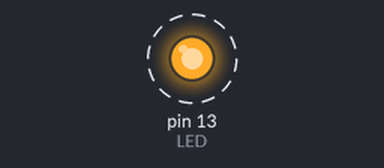
The sketch below on a simulated Arduino Uno, built with avr-gcc and run on an emulated ATmega328P. Parts: output pins drawn as LEDs (lit = HIGH). Dashed ring = blinking.

Above: at 0.5 s.
Timing chart, 0 to 4.6 s (numbered marks = the images above):
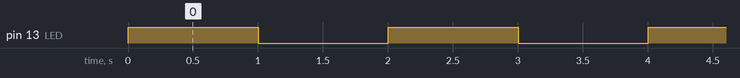

The sketch:

p002-blink-rates.ino
```cpp
// Project 2: Blink Rates
// One light, four messages. Change MODE, upload, and watch.
// Board: Arduino Uno R3. No extra parts.

const int LED = LED_BUILTIN;

// Pick the message the light sends:
// 1 = steady on   (running normally)
// 2 = slow flash  (starting up or waiting)
// 3 = fast flash  (alarm)
// 4 = short blip  (standby)
const int MODE = 2;

int onTime;    // ms the LED stays on
int offTime;   // ms the LED stays off

void setup() {
  pinMode(LED, OUTPUT);

  if (MODE == 1) {
    onTime = 1000;
    offTime = 0;
  } else if (MODE == 2) {
    onTime = 1000;
    offTime = 1000;
  } else if (MODE == 3) {
    onTime = 200;
    offTime = 200;
  } else {
    onTime = 100;
    offTime = 1900;
  }
}

void loop() {
  digitalWrite(LED, HIGH);
  delay(onTime);
  if (offTime > 0) {          // steady on never switches off
    digitalWrite(LED, LOW);
    delay(offTime);
  }
}
```

Measured:
- by itself, pin 13 (LED): alternates HIGH for 1.0 s and LOW for 1.0 s
